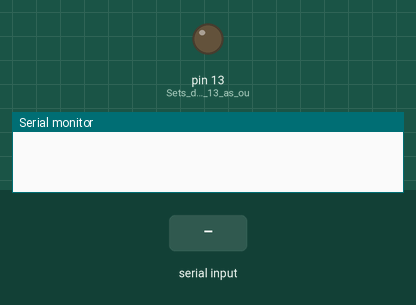
This sketch was run on a simulated Arduino Uno, built with avr-gcc and run on an emulated ATmega328P. Shown: output pins drawn as LEDs (lit = HIGH), the last lines printed to the serial monitor. The inputs (shaded band) are chosen by the test bench.

Above: at 1.2 s.
1.3 s: "1\n" received over Serial
At 2.4 s:
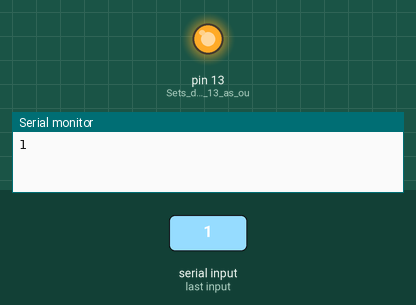
2.8 s: "0\n" received over Serial
At 3.5 s:
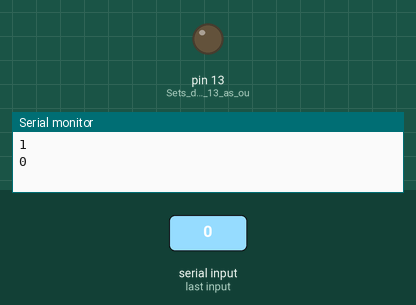
Timing chart, 0 to 5.8 s (numbered marks = the images above; inputs shaded):
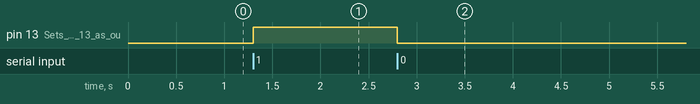

The sketch:

Bluetooth_Test.ino
```cpp
/*
 *  Bluetooh Basic: LED ON OFF - Avishkar
 *  Coder - Mayoogh Girish
 *  Website - http://bit.do/Avishkar
 *  Download the App :
 *  This program lets you to control a LED on pin 13 of arduino using a bluetooth module
 */
char Incoming_value = 0;                //Variable for storing Incoming_value
void setup()
{
  Serial.begin(9600);         //Sets the data rate in bits per second (baud) for serial data transmission
  pinMode(13, OUTPUT);        //Sets digital pin 13 as output pin
}
void loop()
{
  while(Serial.available() > 0)
  {
    Incoming_value = Serial.read();      //Read the incoming data and store it into variable Incoming_value
    Serial.print(Incoming_value);        //Print Value of Incoming_value in Serial monitor
    Serial.print("\n");        //New line
    if(Incoming_value == '1')            //Checks whether value of Incoming_value is equal to 1
      digitalWrite(13, HIGH);  //If value is 1 then LED turns ON
    else if(Incoming_value == '0')       //Checks whether value of Incoming_value is equal to 0
      digitalWrite(13, LOW);   //If value is 0 then LED turns OFF
  }

}
```

Measured:
- after the input at 1.3 s, pin 13 (Sets_digital_pin_13_as_ou): LOW → HIGH at once
- after the input at 2.8 s, pin 13 (Sets_digital_pin_13_as_ou): HIGH → LOW at once
